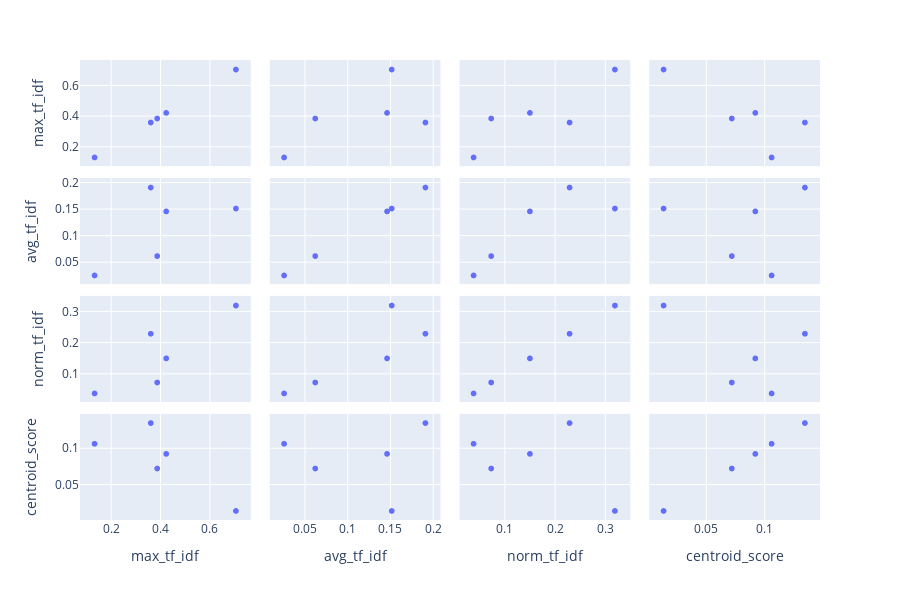

The notebook cell saved with this chart:
### Code cell
fig = px.scatter_matrix(
    #df_flat[df_flat.word.isin(df.word.unique()[:8])], 
    df_flat,
    dimensions=['max_tf_idf', 'avg_tf_idf', 'norm_tf_idf', 'centroid_score'])
fig.show()

### Figure 1 — Plotly figure (JSON) as saved in the notebook; plotly's stock layout.template omitted (floating-point values rounded to 4 significant figures)
{"data": [{"dimensions": [{"axis": {"matches": true}, "label": "max_tf_idf", "values": [0.387, 0.1331, 0.3609, 0.7063, 0.4235]}, {"axis": {"matches": true}, "label": "avg_tf_idf", "values": [0.06235, 0.02583, 0.1915, 0.152, 0.1465]}, {"axis": {"matches": true}, "label": "norm_tf_idf", "values": [0.07371, 0.03861, 0.2301, 0.3206, 0.1511]}, {"axis": {"matches": true}, "label": "centroid_score", "values": [0.07219, 0.1063, 0.1349, 0.01366, 0.09231]}], "hoverlabel": {"namelength": 0}, "hovertemplate": "%{xaxis.title.text}=%{x}<br>%{yaxis.title.text}=%{y}", "legendgroup": "", "marker": {"color": "#636efa", "symbol": "circle"}, "name": "", "showlegend": false, "type": "splom"}], "layout": {"dragmode": "select", "height": 600, "legend": {"tracegroupgap": 0}, "margin": {"t": 60}}}
